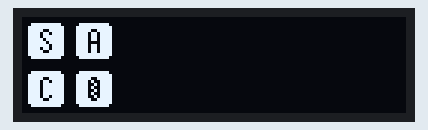
This sketch was run on a simulated Arduino Leonardo, built with avr-gcc and run on an emulated ATmega32U4. Parts: 128×32 one-colour display.

Above: at 0.1 s.
At 1.1 s:
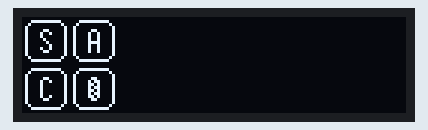

The sketch:

grip-keyboard.ino
```cpp
#include <Keyboard.h>

// ====

#include <SPI.h>
#include <Wire.h>
#include <Adafruit_GFX.h>
#include <Adafruit_SSD1306.h>

/* @file MultiKey.ino
|| @version 1.0
|| @author Mark Stanley
|| @contact mstanley@technologist.com
||
|| @description
|| | The latest version, 3.0, of the keypad library supports up to 10
|| | active keys all being pressed at the same time. This sketch is an
|| | example of how you can get multiple key presses from a keypad or
|| | keyboard.
|| #
*/

#include <Keypad.h>

const byte ROWS = 2; //four rows
const byte COLS = 2; //three columns
char keys[ROWS][COLS] = {
	{KEY_LEFT_SHIFT, KEY_LEFT_ALT},
	{KEY_LEFT_CTRL, KEY_LEFT_GUI}};
byte rowPins[ROWS] = {6, 7}; //connect to the row pinouts of the kpd
byte colPins[COLS] = {9, 8}; //connect to the column pinouts of the kpd

Keypad kpd = Keypad(makeKeymap(keys), rowPins, colPins, ROWS, COLS);

bool hasShift = true;
bool hasAlt = true;
bool hasControl = true;
bool hasOsGui = true;

long idleTime = 0;

#define SCREEN_WIDTH 128 // OLED display width, in pixels
#define SCREEN_HEIGHT 32 // OLED display height, in pixels

// Declaration for an SSD1306 display connected to I2C (SDA, SCL pins)
// The pins for I2C are defined by the Wire-library.
// On an arduino UNO:       A4(SDA), A5(SCL)
// On an arduino MEGA 2560: 20(SDA), 21(SCL)
// On an arduino LEONARDO:   2(SDA),  3(SCL), ...
#define OLED_RESET 4		// Reset pin # (or -1 if sharing Arduino reset pin)
#define SCREEN_ADDRESS 0x3C ///< See datasheet for Address; 0x3D for 128x64, 0x3C for 128x32
	Adafruit_SSD1306 display(SCREEN_WIDTH, SCREEN_HEIGHT, &Wire, OLED_RESET);

#define MOD_ICON_HEIGHT 16
#define MOD_ICON_WIDTH 16

// 'pixil-layer-alt (1)', 16x16px
const unsigned char epd_bitmap_pixil_layer_alt[] PROGMEM = {
	0x00, 0x00, 0x00, 0x00, 0x00, 0x00, 0x00, 0x00, 0x01, 0x80, 0x02, 0x40, 0x02, 0x40, 0x02, 0x40,
	0x03, 0xc0, 0x02, 0x40, 0x02, 0x40, 0x02, 0x40, 0x00, 0x00, 0x00, 0x00, 0x00, 0x00, 0x00, 0x00};
// 'pixil-layer-base (1)', 16x16px
const unsigned char epd_bitmap_pixil_layer_base[] PROGMEM = {
	0x00, 0x00, 0x1f, 0xf8, 0x20, 0x04, 0x40, 0x02, 0x40, 0x02, 0x40, 0x02, 0x40, 0x02, 0x40, 0x02,
	0x40, 0x02, 0x40, 0x02, 0x40, 0x02, 0x40, 0x02, 0x40, 0x02, 0x20, 0x04, 0x1f, 0xf8, 0x00, 0x00};
// 'pixil-layer-control (1)', 16x16px
const unsigned char epd_bitmap_pixil_layer_control[] PROGMEM = {
	0x00, 0x00, 0x00, 0x00, 0x00, 0x00, 0x00, 0x00, 0x01, 0x80, 0x02, 0x40, 0x02, 0x00, 0x02, 0x00,
	0x02, 0x00, 0x02, 0x00, 0x02, 0x40, 0x01, 0x80, 0x00, 0x00, 0x00, 0x00, 0x00, 0x00, 0x00, 0x00};
// 'pixil-layer-highlight (1)', 16x16px
const unsigned char epd_bitmap_pixil_layer_highlight[] PROGMEM = {
	0x00, 0x00, 0x00, 0x00, 0x1f, 0xf8, 0x3f, 0xfc, 0x3f, 0xfc, 0x3f, 0xfc, 0x3f, 0xfc, 0x3f, 0xfc,
	0x3f, 0xfc, 0x3f, 0xfc, 0x3f, 0xfc, 0x3f, 0xfc, 0x3f, 0xfc, 0x1f, 0xf8, 0x00, 0x00, 0x00, 0x00};
// 'pixil-layer-os (1)', 16x16px
const unsigned char epd_bitmap_pixil_layer_os[] PROGMEM = {
	0x00, 0x00, 0x00, 0x00, 0x00, 0x00, 0x00, 0x00, 0x01, 0x80, 0x02, 0xc0, 0x03, 0x40, 0x02, 0xc0,
	0x03, 0x40, 0x02, 0xc0, 0x03, 0x40, 0x01, 0x80, 0x00, 0x00, 0x00, 0x00, 0x00, 0x00, 0x00, 0x00};
// 'pixil-layer-shift (1)', 16x16px
const unsigned char epd_bitmap_pixil_layer_shift[] PROGMEM = {
	0x00, 0x00, 0x00, 0x00, 0x00, 0x00, 0x00, 0x00, 0x01, 0x80, 0x02, 0x40, 0x02, 0x00, 0x01, 0x00,
	0x00, 0x80, 0x00, 0x40, 0x02, 0x40, 0x01, 0x80, 0x00, 0x00, 0x00, 0x00, 0x00, 0x00, 0x00, 0x00};

// Array of all bitmaps for convenience. (Total bytes used to store images in PROGMEM = 288)
const int epd_bitmap_allArray_LEN = 6;
const unsigned char *epd_bitmap_allArray[6] = {
	epd_bitmap_pixil_layer_alt,
	epd_bitmap_pixil_layer_base,
	epd_bitmap_pixil_layer_control,
	epd_bitmap_pixil_layer_highlight,
	epd_bitmap_pixil_layer_os,
	epd_bitmap_pixil_layer_shift};

void setup()
{
	Serial.begin(9600);

	// SSD1306_SWITCHCAPVCC = generate display voltage from 3.3V internally
	if (!display.begin(SSD1306_SWITCHCAPVCC, SCREEN_ADDRESS))
	{
		Serial.println(F("SSD1306 allocation failed"));
		for (;;)
			; // Don't proceed, loop forever
	}

	drawModKeys();
	delay(1000);

	hasShift = false;
	hasAlt = false;
	hasControl = false;
	hasOsGui = false;

	drawModKeys();
}

void loop()
{
	// Fills kpd.key[ ] array with up-to 10 active keys.
	// Returns true if there are ANY active keys.
	if (kpd.getKeys())
	{
		for (int i = 0; i < LIST_MAX; i++) // Scan the whole key list.
		{
			if (kpd.key[i].stateChanged) // Only find keys that have changed state.
			{
				unsigned char keyCheck = (unsigned char)kpd.key[i].kchar;

				switch (kpd.key[i].kstate)
				{ // Report active key state : IDLE, PRESSED, HOLD, or RELEASED
				case PRESSED:
					Keyboard.press(kpd.key[i].kchar);
					idleTime = 0;
				case HOLD:
					switch (keyCheck)
					{
					case KEY_LEFT_SHIFT:
						hasShift = true;
						break;
					case KEY_LEFT_ALT:
						hasAlt = true;
						break;
					case KEY_LEFT_CTRL:
						hasControl = true;
						break;
					case KEY_LEFT_GUI:
						hasOsGui = true;
						break;

					default:
						break;
					}
					break;
				case RELEASED:
					Keyboard.release(kpd.key[i].kchar);
				case IDLE:
					switch (keyCheck)
					{
					case KEY_LEFT_SHIFT:
						hasShift = false;
						break;
					case KEY_LEFT_ALT:
						hasAlt = false;
						break;
					case KEY_LEFT_CTRL:
						hasControl = false;
						break;
					case KEY_LEFT_GUI:
						hasOsGui = false;
						break;

					default:
						break;
					}

					break;
				}
			}
		}
	}

	if (kpd.getState() == IDLE)
	{
	}


	if (idleTime < 2000) {
		drawModKeys();
		idleTime++;
	} else {
		display.clearDisplay();
		display.display();
	}

	delay(1);
} // End loop

void drawModKeys()
{
	display.clearDisplay();

	drawModKey(epd_bitmap_pixil_layer_shift, hasShift, 0, 0);
	drawModKey(epd_bitmap_pixil_layer_alt, hasAlt, 1, 0);
	drawModKey(epd_bitmap_pixil_layer_control, hasControl, 0, 1);
	drawModKey(epd_bitmap_pixil_layer_os, hasOsGui, 1, 1);

	display.display();
}

void drawModKey(const uint8_t *bitmap, bool hasModkey, int row, int column)
{
	int color = 1;

	if (hasModkey)
	{
		color = 0;

		display.drawBitmap(
			(MOD_ICON_HEIGHT * row),
			(MOD_ICON_WIDTH * column),
			epd_bitmap_pixil_layer_highlight,
			MOD_ICON_WIDTH,
			MOD_ICON_HEIGHT,
			1);
	} else {
		display.drawBitmap(
			(MOD_ICON_HEIGHT * row),
			(MOD_ICON_WIDTH * column),
			epd_bitmap_pixil_layer_base,
			MOD_ICON_WIDTH,
			MOD_ICON_HEIGHT,
			1);
	}

	display.drawBitmap(
		(MOD_ICON_HEIGHT * row),
		(MOD_ICON_WIDTH * column),
		bitmap,
		MOD_ICON_WIDTH,
		MOD_ICON_HEIGHT,
		color);
}
```

Measured:
- what the display in image 1 shows lasts 33.8 s, from 1.1 s to 34.9 s
